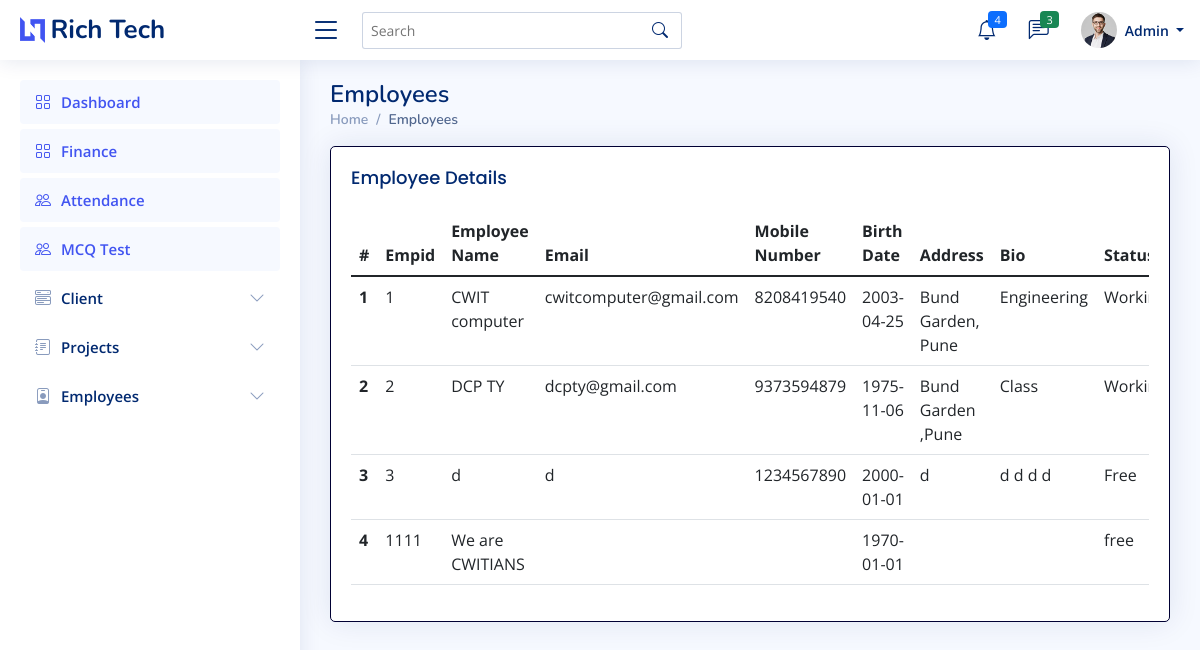
The app's page /admin/all_emp.php (signed in), older data.
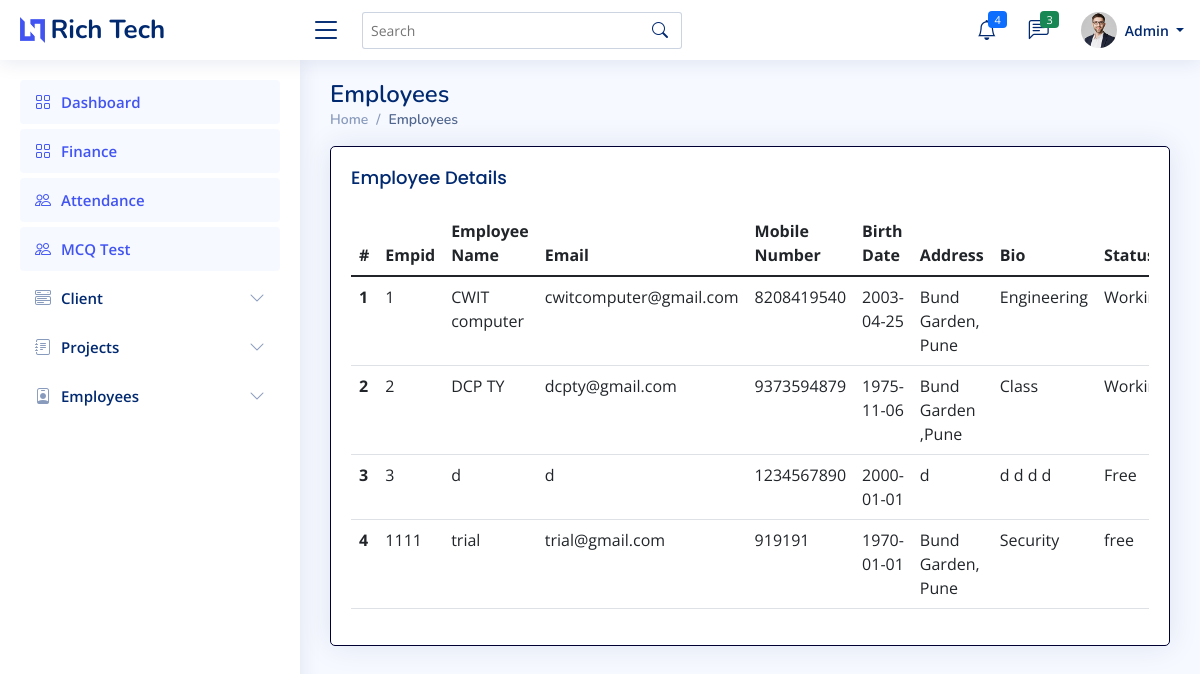
The same page, newer data.
### tables this page shows
CREATE TABLE `empt` (
  `Id` int(7) NOT NULL,
  `uname` varchar(255) NOT NULL,
  `empid` varchar(255) NOT NULL,
  `ename` varchar(255) NOT NULL,
  `email` varchar(255) NOT NULL,
  `mobile` varchar(14) NOT NULL,
  `dob` datetime NOT NULL,
  `eaddress` varchar(255) NOT NULL,
  `pphoto` longblob NOT NULL,
  `cv` longblob NOT NULL,
  `bio` longtext NOT NULL,
  `github` varchar(255) NOT NULL,
  `twitter` varchar(255) NOT NULL,
  `insta` varchar(255) NOT NULL,
  `linkedin` varchar(255) NOT NULL,
  `wstatus` varchar(20) NOT NULL
);

### admin/all_emp.php (the view, shortened to what this page needs)
<?php
    if ($_SESSION['erole']=="admin"){
?>
<!DOCTYPE html>
<html lang="en">
<head>
  <link href="../assets/vendor/bootstrap/css/bootstrap.min.css" rel="stylesheet">
  <link href="../assets/vendor/bootstrap-icons/bootstrap-icons.css" rel="stylesheet">
  <link href="../assets/vendor/boxicons/css/boxicons.min.css" rel="stylesheet">
  <link href="../assets/vendor/quill/quill.snow.css" rel="stylesheet">
  <link href="../assets/vendor/quill/quill.bubble.css" rel="stylesheet">
  <link href="../assets/vendor/remixicon/remixicon.css" rel="stylesheet">
  <link href="../assets/vendor/simple-datatables/style.css" rel="stylesheet">
  <link href="../assets/css/style.css" rel="stylesheet">
</head>
<body>
  <?php include 'imports/nav-admin.php'; ?>
  <main id="main" class="main">
    <div class="pagetitle">
      <h1>Employees</h1>
      <nav>
        <ol class="breadcrumb">
          <li class="breadcrumb-item"><a href="index.php">Home</a></li>
          <li class="breadcrumb-item active">Employees</li>
        </ol>
      </nav>
    </div>
    <section class="section dashboard">
        <div class="row">
            <div class="col-md-12">
                <div class="card">
                <div class="card-body">
                <h5 class="card-title">Employee Details</h5>
                <?php
                include '../imports/config.php';
                $conn=mysqli_connect($server_name,$username,$password,$database_name);
                $sql_query = "SELECT * from empt";
                $records = mysqli_query($conn, $sql_query);
                $n=1;
                echo '<div class="table-responsive">';
                echo '<table class="table table-hover">';
                    echo '<thead class="thead-dark">';
                        echo '<tr>';
                        echo '<th scope="col">#</th>';
                        echo '<th scope="col">Empid</th>';
                        echo '<th scope="col">Employee Name</th>';
                        echo '<th scope="col">Email</th>';
                        echo '<th scope="col">Mobile Number</th>';
                        echo '<th scope="col">Birth Date</th>';
                        echo '<th scope="col">Address</th>';
                        echo '<th scope="col">Bio</th>';
                        echo '<th scope="col">Status</th>';
                        echo '</tr>';
                    echo '</thead>';
                    echo '<tbody>';
                    while($data = mysqli_fetch_array($records)){
                        $empid=$data['empid'];
                        $ename=$data['ename'];
                        $email=$data['email'];
                        $mobile=$data['mobile'];
                        $dob=$data['dob'];
                        $address=$data['eaddress'];
                        $bio=$data['bio'];
                        $wstatus=$data['wstatus'];
                        $dob1=explode(" ",$dob);
                        $dob=$dob1[0];
                        echo '<tr>
                                <th scope="row">'.$n.'</th>
                                <td>'.$empid.'</td>
                                <td>'.$ename.'</td>
                                <td>'.$email.'</td>
                                <td>'.$mobile.'</td>
                                <td>'.$dob.'</td>
                                <td>'.$address.'</td>
                                <td>'.$bio.'</td>
                                <td>'.$wstatus.'</td>
                                </tr>';
                        $n+=1;
                    }
                    echo '</tbody>
                    </table>';
                    echo '</div>';
                ?>
                </div>
            </div>
            </div>
        </div>
    </section>
  </main>
</body>
</html>
<?php
}
      else{
          ob_start();
          header('Location: '.'../index.php');
          ob_end_flush();
          die();
      }
    ?>

Row changes from the older to the newer data that the page shows:
changed empt "free": ename "We are CWITIANS" → "trial"; email (not shown) → "trial@gmail.com"; mobile (not shown) → "919191"; eaddress (not shown) → "Bund Garden, Pune"; bio (not shown) → "Security"
